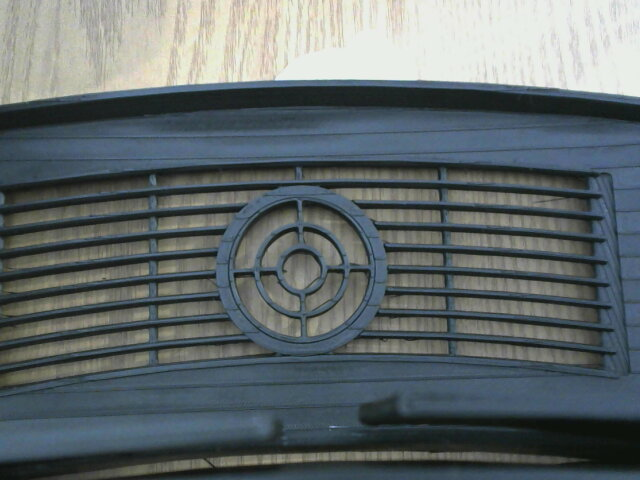
#> input picture picture_2026-04-02_11-56-36.jpg, 640 x 480 px
$ python test_canny.py
#> lines starting #> are read from the running program, lines starting #| are printed output that depends on the picture; after the words box and inside, x2 and y2 are one past the last pixel; in counts of white or black regions, pixels touching at a corner belong together
import cv2, numpy as np, math

img = cv2.imread('picture_2026-04-02_11-56-36.jpg')
#> img is the input picture: shape (480, 640, 3); mean B, G, R 107.5, 105.4, 96.7
gray = cv2.cvtColor(img, cv2.COLOR_BGR2GRAY)
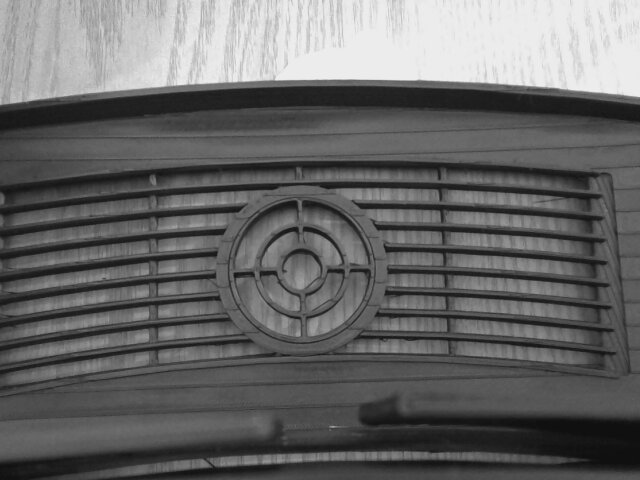
#> gray: shape (480, 640); min 14, max 244, mean 103.1
clahe = cv2.createCLAHE(clipLimit=2.0, tileGridSize=(8, 8))
enhanced = clahe.apply(gray)
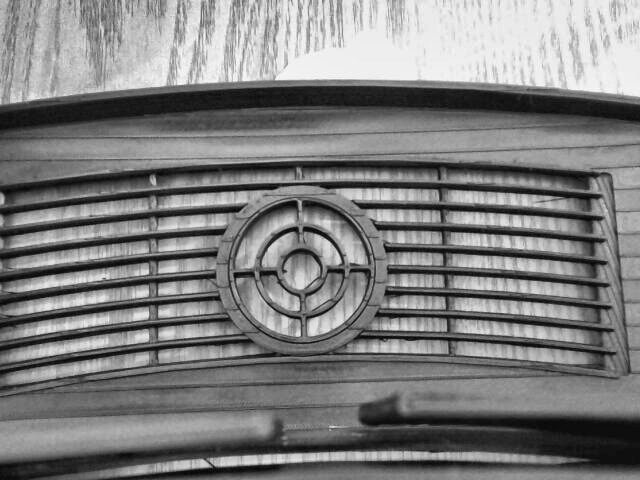
#> enhanced: shape (480, 640); min 5, max 249, mean 126
blurred = cv2.GaussianBlur(enhanced, (3, 3), 0)

edges = cv2.Canny(blurred, 20, 80)
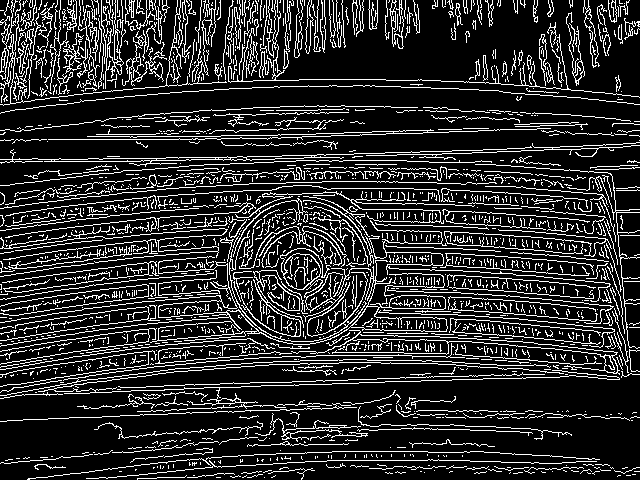
#> edges: shape (480, 640); 17.4% white in thin lines or dots

h, w = img.shape[:2]
#> h = 480; w = 640
box_y1 = int(h * 0.33)
#> box_y1 = 158
box_y2 = int(h * 0.79)
#> box_y2 = 379
mid_x = w // 2
#> mid_x = 320
skip_radius = 80
lx2 = max(0, mid_x - skip_radius)
#> lx2 = 240
lx1 = max(0, lx2 - 200)
#> lx1 = 40

strict_mask = np.zeros_like(edges)
strict_mask[box_y1:box_y2, lx1:lx2] = 255
edges_masked = cv2.bitwise_and(edges, strict_mask)
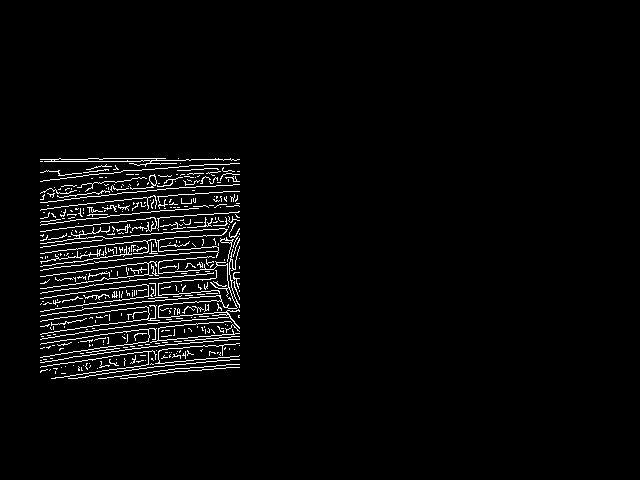
#> edges_masked: shape (480, 640); 3.1% white in thin lines or dots, all inside (x1, y1, x2, y2) = (40, 158, 240, 379)

lines = cv2.HoughLinesP(edges_masked, 1, np.pi/180, 25, minLineLength=25, maxLineGap=15)
#> lines = 174 rows, first 6: [113, 237, 207, 229], [61, 206, 233, 191], [40, 311, 158, 294], [72, 161, 239, 159], [42, 333, 109, 323], [127, 220, 238, 212]
print(f"Mask left box: x={lx1}..{lx2}, y={box_y1}..{box_y2}")
#| Mask left box: x=40..240, y=158..379

if lines is not None:
    print(f"Found {len(lines)} raw lines in left box")
#| Found 174 raw lines in left box
    count_horiz = 0
    for l in lines:
        x1, y1, x2, y2 = l[0]
        angle = abs(math.degrees(math.atan2(y2-y1, x2-x1)))
        if angle < 10 or angle > 170:
            count_horiz += 1
#> this loop made 174 passes
#> (x1, y1, x2, y2, angle) on passes 1 to 12: (113, 237, 207, 229, 4.86), (61, 206, 233, 191, 4.98), (40, 311, 158, 294, 8.2), (72, 161, 239, 159, 0.686), (42, 333, 109, 323, 8.49), (127, 220, 238, 212, 4.12), (64, 221, 178, 209, 6.01), (148, 298, 183, 293, 8.13), (40, 266, 158, 250, 7.72), (40, 367, 152, 350, 8.63), (53, 286, 175, 271, 7.01), (73, 356, 180, 343, 6.93)
#> after the loop, count_horiz = 138
    print(f"Horizontal lines: {count_horiz}")
#| Horizontal lines: 138
else:
    print("Found 0 lines")

$ run again, with test_tray23.7cm_rim16.1cm_1775104524.jpg copied over picture_2026-04-02_11-56-36.jpg
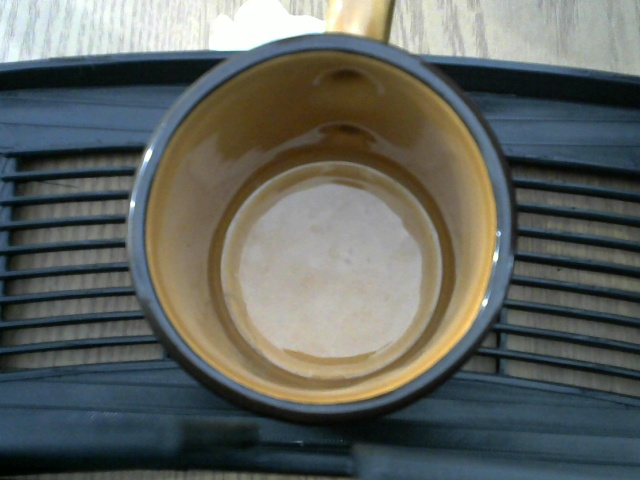
#> input picture test_tray23.7cm_rim16.1cm_1775104524.jpg, 640 x 480 px
#> img is the input picture: shape (480, 640, 3); mean B, G, R 96.1, 100.9, 96.9
#> `edges = cv2.Canny(blurred, 20, 80)`:
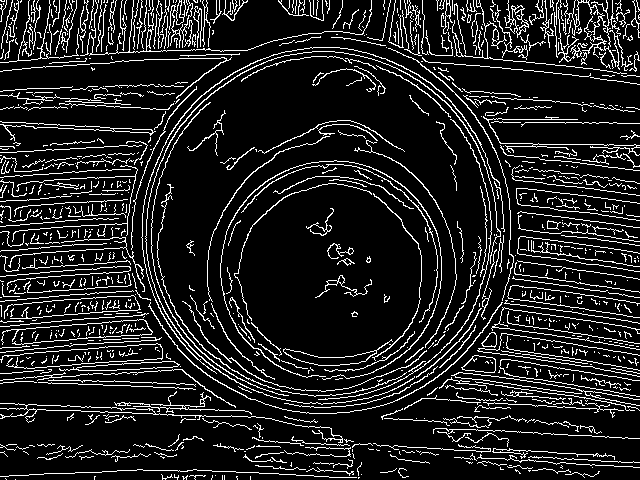
#> edges: shape (480, 640); 12.9% white in thin lines or dots
#> `edges_masked = cv2.bitwise_and(edges, strict_mask)`:
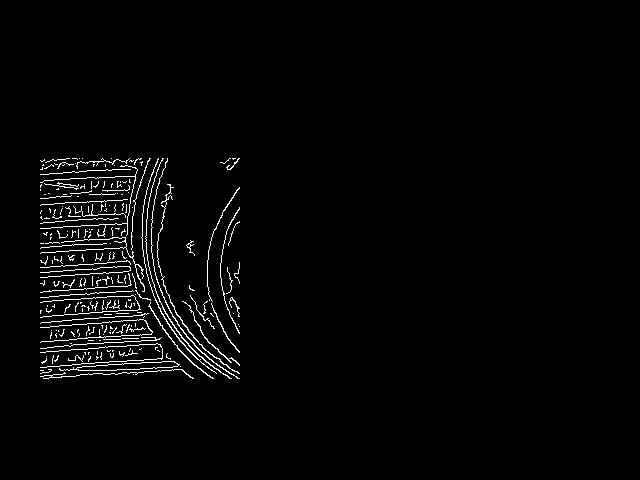
#> edges_masked: shape (480, 640); 2.2% white in thin lines or dots, all inside (x1, y1, x2, y2) = (40, 158, 240, 379)
#> lines = 136 rows, first 6: [42, 174, 174, 306], [47, 347, 204, 336], [52, 315, 235, 302], [177, 364, 232, 358], [197, 367, 239, 364], [43, 327, 237, 310]
#| Mask left box: x=40..240, y=158..379
#| Found 136 raw lines in left box
#> the loop `for l in lines:` made 136 passes
#> (x1, y1, x2, y2, angle) on passes 1 to 8: (42, 174, 174, 306, 45), (47, 347, 204, 336, 4.01), (52, 315, 235, 302, 4.06), (177, 364, 232, 358, 6.23), (197, 367, 239, 364, 4.09), (43, 327, 237, 310, 5.01), (47, 198, 174, 325, 45), (55, 160, 121, 247, 52.82)
#> after the loop `for l in lines:`: count_horiz = 69
#| Horizontal lines: 69

$ run again, with test_tray25.0cm_rim17.9cm_1775104565.jpg copied over picture_2026-04-02_11-56-36.jpg
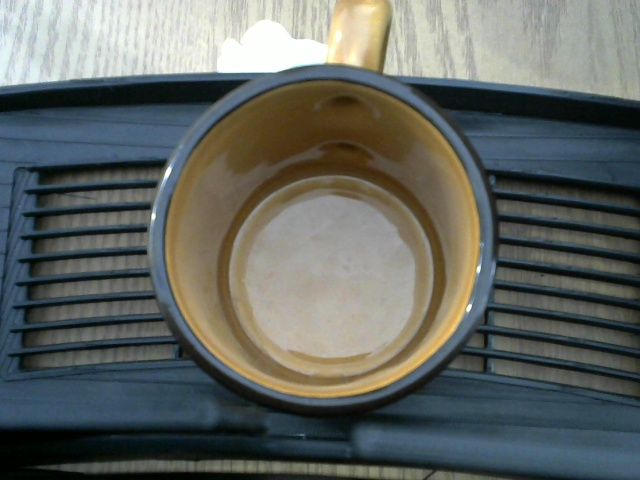
#> input picture test_tray25.0cm_rim17.9cm_1775104565.jpg, 640 x 480 px
#> img is the input picture: shape (480, 640, 3); mean B, G, R 98.7, 103.1, 98.5
#> `edges = cv2.Canny(blurred, 20, 80)`:
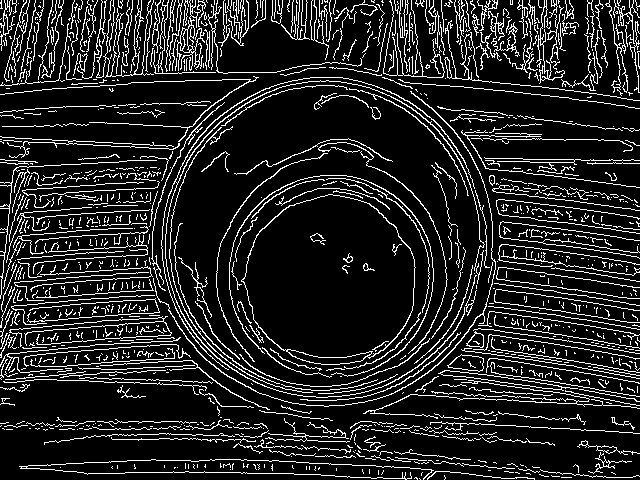
#> edges: shape (480, 640); 14% white in thin lines or dots
#> `edges_masked = cv2.bitwise_and(edges, strict_mask)`:
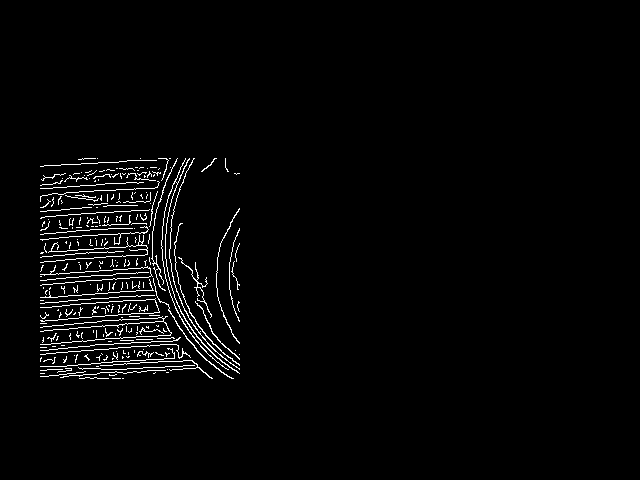
#> edges_masked: shape (480, 640); 2.4% white in thin lines or dots, all inside (x1, y1, x2, y2) = (40, 158, 240, 379)
#> lines = 126 rows, first 6: [68, 347, 155, 341], [40, 320, 237, 307], [74, 164, 195, 319], [161, 244, 180, 167], [53, 176, 226, 368], [43, 195, 165, 317]
#| Mask left box: x=40..240, y=158..379
#| Found 126 raw lines in left box
#> the loop `for l in lines:` made 126 passes
#> (x1, y1, x2, y2, angle) on passes 1 to 8: (68, 347, 155, 341, 3.95), (40, 320, 237, 307, 3.78), (74, 164, 195, 319, 52.02), (161, 244, 180, 167, 76.14), (53, 176, 226, 368, 47.98), (43, 195, 165, 317, 45), (40, 354, 237, 340, 4.06), (40, 331, 236, 314, 4.96)
#> after the loop `for l in lines:`: count_horiz = 68
#| Horizontal lines: 68
